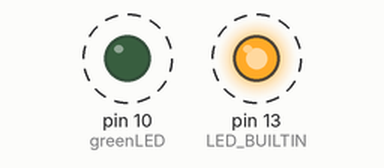
This sketch was run on a simulated Arduino Uno, built with avr-gcc and run on an emulated ATmega328P. On the bench: output pins drawn as LEDs (lit = HIGH). Dashed ring = blinking.

Above: at 0.5 s.
Timing chart, 0 to 4.6 s (numbered marks = the images above):
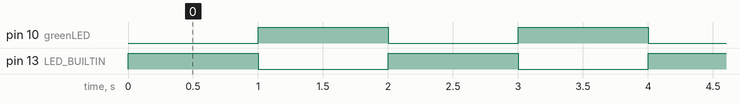

The sketch:

LED_Cycle.ino
```cpp
int greenLED = 10;
void setup()
{
  pinMode(LED_BUILTIN, OUTPUT);
  pinMode(greenLED, OUTPUT);
}

void loop()
{
  digitalWrite(LED_BUILTIN, HIGH);
  digitalWrite(greenLED, LOW);
  delay(1000);
  digitalWrite(LED_BUILTIN, LOW);
  digitalWrite(greenLED, HIGH);
  delay(1000);
}
```

Measured:
- by itself, pin 10 (greenLED), pin 13 (LED_BUILTIN): alternates HIGH for 1.0 s and LOW for 1.0 s
